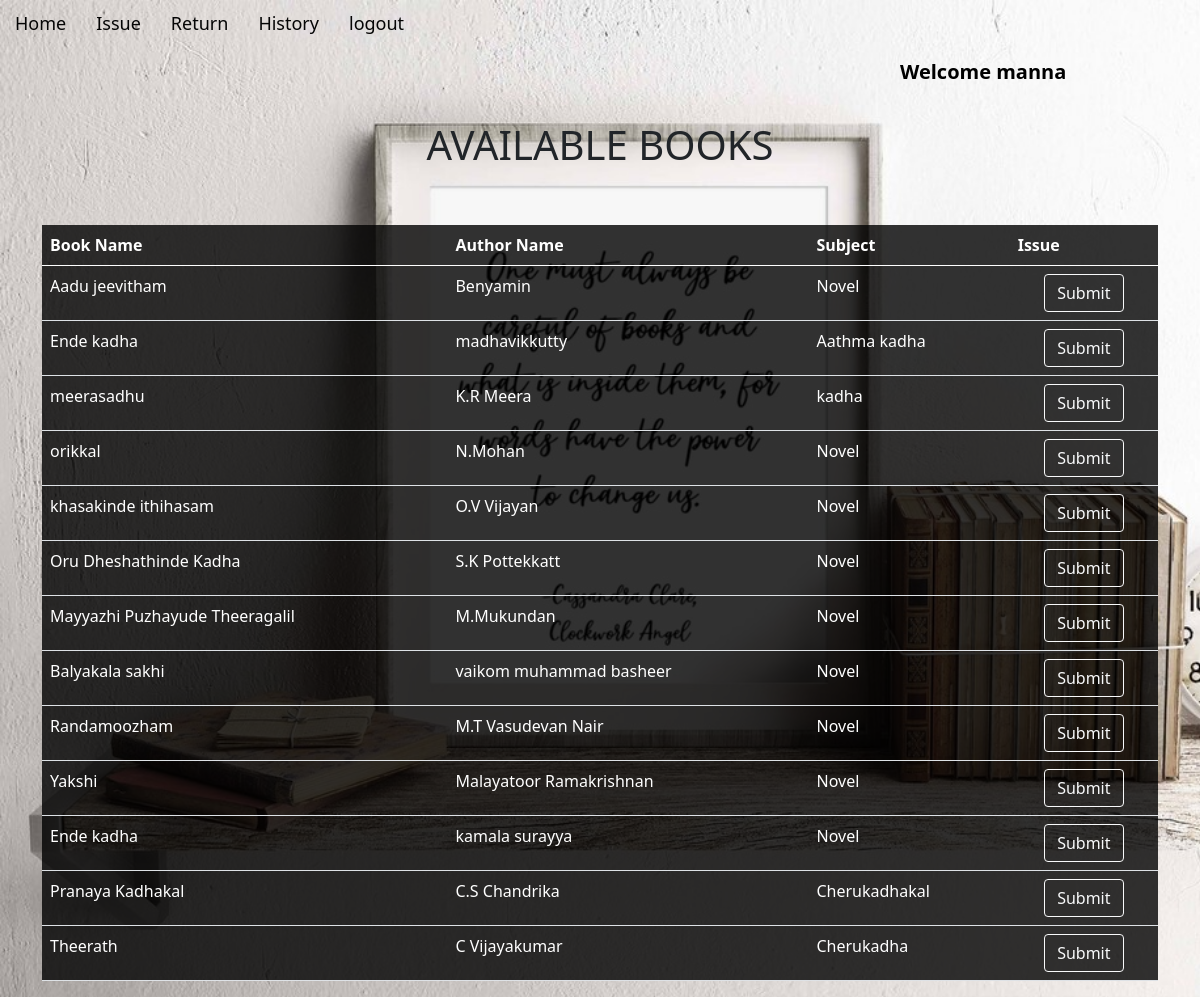
/issue/ (signed in), run on the app's committed database.
### app/models.py (models this page shows, shortened)
class Book(models.Model):
    book_name = models.CharField(max_length=150)
    author_name = models.CharField(max_length=200)
    quantity = models.IntegerField(default=1)
    subject = models.CharField(max_length=2000)
    book_add_time = models.TimeField(default=timezone.now)
    book_add_date = models.DateField(default=timezone.now)
    class Meta:
        unique_together = ('book_name', 'author_name')

### app/views.py (the view, shortened to what this page needs)
# urls.py: path('issue/',views.issue,name='issue'),
@login_required(login_url='loginn')
def issue(request):
    my_items = IssuedItem.objects.filter(user_id=request.user,return_date__isnull=True).values_list('book_id')
    books = Book.objects.exclude(id__in=my_items).filter(quantity__gt=0)
    return render(request,'issued_item.html',{'books':books})

### app/templates/issued_item.html (shortened to what this page needs)
{% extends 'base.html' %}
{% load static %}
{% block content %}
<br>
<div style="text-align: center;">
    <h1>AVAILABLE BOOKS</h1>
    <br>
</div>
<br>
<div class="container" >
    <table class="table" style="background-color: rgba(0, 0, 0, 0.8); color:white;">
      <thead class="thead-dark">
        <tr>
          <th class="" scope="col">Book Name</th>
          <th class="" scope="col">Author Name</th>
          <th class="" scope="col">Subject</th>
          <th class="" scope="col">Issue</th>
        </tr>
      </thead>
      <tbody id="table_data">
        {% for book in books %}
        <tr>
          <td>{{book.book_name}}</td>
          <td>{{book.author_name}}</td>
          <td>{{book.subject}}</td>
          <td>
            <div style="text-align: center;">
              <form  method="post">
                <input type="submit" class="btn btn-outline-light" >
              </form>
            </div>
          </td>
        </tr>
        {% endfor %}
      </tbody>
    </table>
 </div>
 {% endblock %}

### app/templates/base.html (shortened to what this page needs)
{% load static %}
<!DOCTYPE html>
<html lang="en">
<head>
  <link href="https://cdn.jsdelivr.net/npm/bootstrap@5.0.2/dist/css/bootstrap.min.css" rel="stylesheet"
>
  <link rel="stylesheet" href="{% static 'css/base.css' %}">
</head>
<body>
  <ul class="nav">
    {% if not user.is_authenticated %}
    <li class="nav-item">
      <a class="nav-link" href="{% url 'signUp' %}">signup</a>
    </li>
    <li class="nav-item">
      <a class="nav-link" href="{% url 'loginn' %}">login</a>
    </li>
    {% else %}
    <li class="nav-item">
      <a class="nav-link" href="/">Home</a>
    </li>
    <li class="nav-item">
      <a class="nav-link" href="{% url 'issue' %}">Issue</a>
    </li>
    <li class="nav-item">
      <a class="nav-link" href="{% url 'return' %}">Return</a>
    </li>
    <li class="nav-item">
      <a class="nav-link" href="{% url 'history' %}">History</a>
    </li>
    <li class="nav-item">
      <a class="nav-link " href="{% url 'logout1' %}">logout</a>
    </li>
    <li class="nav justify-content-end">
      {% if user.is_authenticated %}
        <a class="navbar-brand" style="color: rgb(0, 0, 0);  padding: 10px 15px;padding-left: 900px; font-size: 20px;"><b>Welcome {{user}}</b></a>
      {% endif %}
    </li>
    {% endif %}
  </ul>
  {% block content %}{% endblock %}
</body>
</html>

### app/static/css/base.css (style rules this page uses)
body { background-image: url('../images/base1.jpg'); background-size: cover; }
.nav-link { color: rgb(5, 5, 5); font-size: large; text-decoration: none; padding: 10px 15px; border-radius: 5px; transition: background-color 0.3s ease; }

### data on the page
Book: book_name "Aadu jeevitham", author_name "Benyamin", subject "Novel"
Book: book_name "Ende kadha", author_name "madhavikkutty", subject "Aathma kadha"
Book: book_name "meerasadhu", author_name "K.R Meera", subject "kadha"
Book: book_name "orikkal", author_name "N.Mohan", subject "Novel"
Book: book_name "khasakinde ithihasam", author_name "O.V Vijayan", subject "Novel"
Book: book_name "Oru Dheshathinde Kadha", author_name "S.K Pottekkatt", subject "Novel"
Book: book_name "Mayyazhi Puzhayude Theeragalil", author_name "M.Mukundan", subject "Novel"
Book: book_name "Balyakala sakhi", author_name "vaikom muhammad basheer", subject "Novel"
Book: book_name "Randamoozham", author_name "M.T Vasudevan Nair", subject "Novel"
Book: book_name "Yakshi", author_name "Malayatoor Ramakrishnan", subject "Novel"
Book: book_name "Ende kadha", author_name "kamala surayya", subject "Novel"
Book: book_name "Pranaya Kadhakal", author_name "C.S Chandrika", subject "Cherukadhakal"
Book: book_name "Theerath", author_name "C Vijayakumar", subject "Cherukadha"

### other printed values
{{ user }} "manna"
